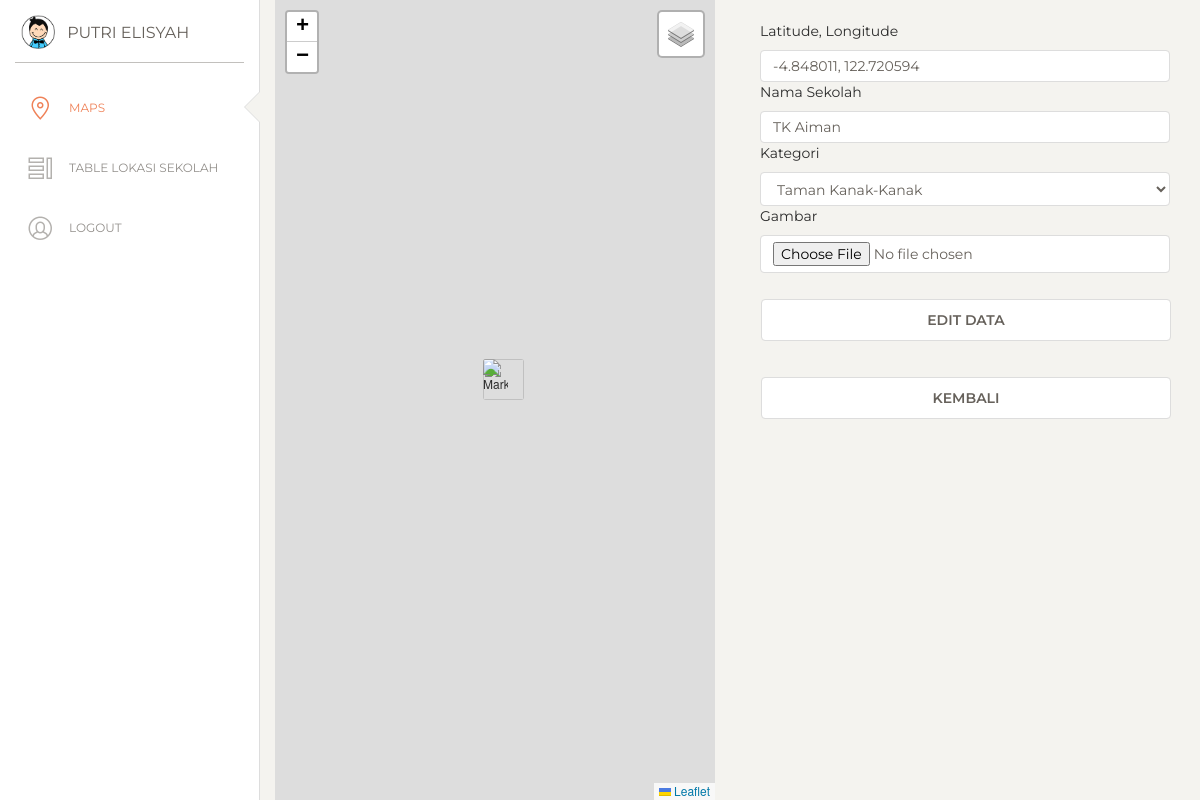
Screenshot of /edit.php?id_lokasi=24 with the database file from the repository.
### tables this page shows
CREATE TABLE `tb_lokasi` (
  `id_lokasi` int(11) NOT NULL,
  `latlng` varchar(100) NOT NULL,
  `nama_lokasi` varchar(100) NOT NULL,
  `kategori` varchar(100) NOT NULL,
  `gambar` varchar(150) NOT NULL,
  `marker` varchar(50) NOT NULL
);

### edit.php (the view, shortened to what this page needs)
<?php include 'lib/head.php'; ?>
<?php
include 'konek.php';
$id = $_GET['id_lokasi'];
$tampil = mysqli_query($konek, "SELECT * FROM tb_lokasi WHERE id_lokasi='$id'");
$hasil = mysqli_fetch_array($tampil);
$latlng = $hasil['latlng'];
$nama_lokasi = $hasil['nama_lokasi'];
$kategori = $hasil['kategori'];
?>
<body>
    <div class="container-fluid">
        <div class="row">
            <div class="col-md-6">
                <div id="map" class="text-center"></div>
            </div>
            <div class="col-md-6">
                <div class="container">
                    <div class="row">
                        <div class="col-12">
                            <div class="Data">
                                <form action="prosesEdit.php" method="post" enctype="multipart/form-data">
                                    <div class="form-groub">
                                    </div>
                                    <div class="form-groub">
                                        <label for="latlng">Latitude, Longitude</label>
                                        <input type="text" class="form-control" id="latlng" name="latlng" value="<?php echo $latlng; ?>">
                                    </div>
                                    <div class="form-groub">
                                        <label for="nama_lokasi">Nama Sekolah</label>
                                        <input type="text" class="form-control" id="nama_lokasi" name="nama_lokasi" value="<?php echo $nama_lokasi; ?>">
                                    </div>
                                    <div class="form-groub">
                                        <label for="kategori">Kategori</label>
                                        <select class="form-control" id="kategori" name="kategori" onchange="updateMarker()">
                                            <option value="Taman Kanak-Kanak" <?php if ($kategori == "Taman Kanak-Kanak") echo "selected"; ?>>Taman Kanak-Kanak</option>
                                        </select>
                                    </div>
                                    <div class="form-groub">
                                        <label for="gambar">Gambar</label>
                                        <input type="file" class="form-control" id="gambar" name="gambar">
                                    </div>
                                    <div class="form-groub mb-3 mt-3">
                                        <button type="submit" class="btn btn-primary form-control" name="btnEdit" value="edit">Edit Data</button>
                                    </div>
                                </form>
                                <div class="form-groub mb-3 mt-3">
                                    <a href="tabel.php"><button type="button" class="btn btn-primary form-control">Kembali</button></a>
                                </div>
                            </div>
                        </div>
                    </div>
                </div>
            </div>
        </div>
    </div>
    </div>
</body>
</html>

### lib/head.php (style rules this page uses)
#map { height: 100vh; width: 100%; }

### rows the page displays
tb_lokasi: latlng "-4.848011, 122.720594", nama_lokasi "TK Aiman", kategori "Taman Kanak-Kanak"
